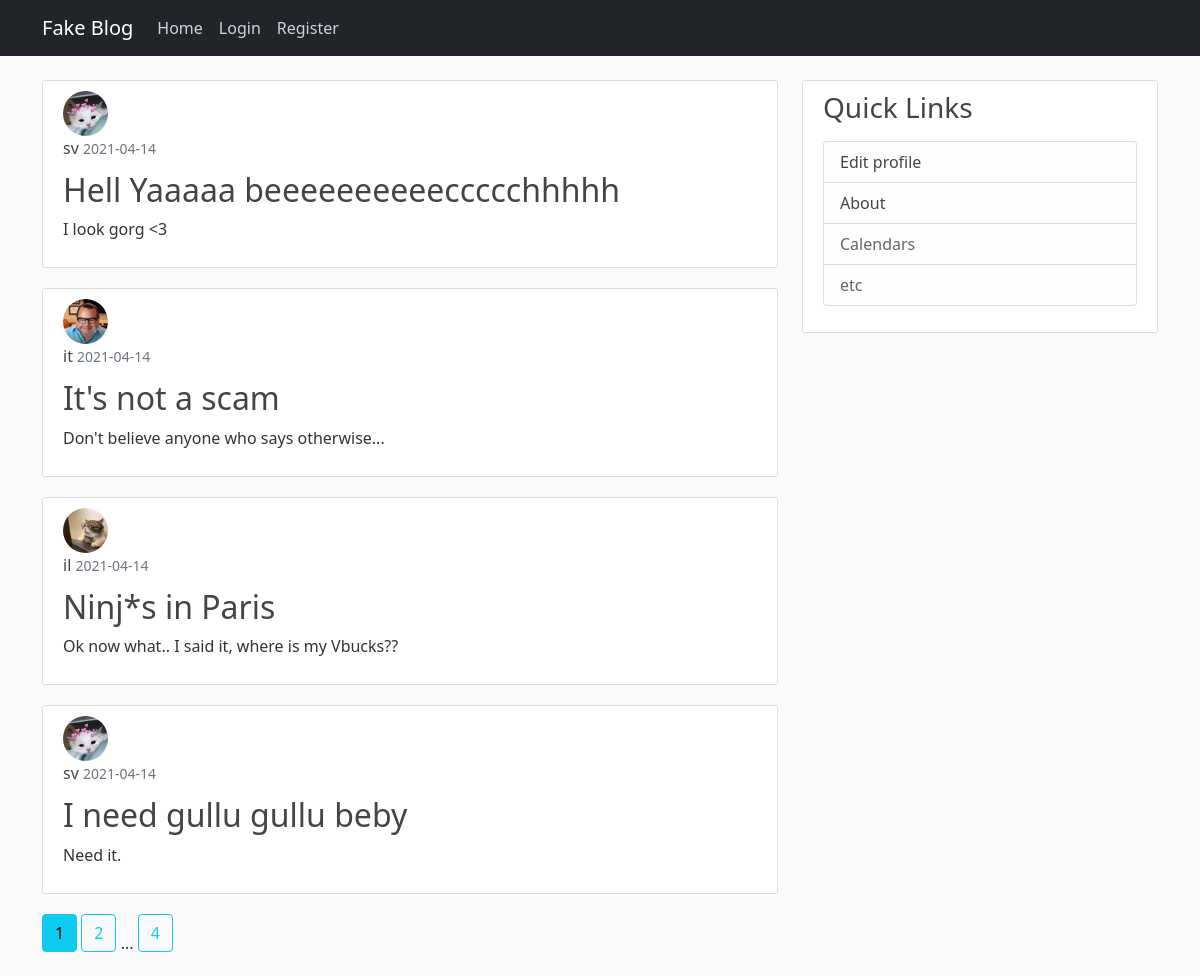
The page / on the database its author committed.
### flaskblog/models.py (models this page shows, shortened)
class Post(db.Model):
    id = db.Column(db.Integer, primary_key=True)
    title = db.Column(db.String(120), nullable=False)
    date_posted = db.Column(db.DateTime, nullable=False, default=datetime.utcnow)
    content = db.Column(db.Text, nullable=False)
    user_id = db.Column(db.Integer, db.ForeignKey('user.id'), nullable=False)  # refers to the id column in user table. Not class.

class User(db.Model, UserMixin):
    id = db.Column(db.Integer, primary_key=True)
    username = db.Column(db.String(20), unique=True, nullable=False)
    email = db.Column(db.String(100), unique=True, nullable=False)
    image_file = db.Column(db.String(20), nullable=False, default='default.jpg')  # will be hashed to 20 chars
    password = db.Column(db.String(60), nullable=False)  # will be hashed to 60 chars
    posts = db.relationship('Post', backref='author', lazy=True)  # refers to the Post class

### flaskblog/routes.py (the view)
@app.route('/home')
@app.route('/index')
@app.route('/')
def home():
    page = request.args.get('page', 1, type=int)  # getting the page. Default page is 1
    posts = Post.query.order_by(Post.date_posted.desc()).paginate(page=page, per_page=4)  # to prevent grabbing and loading all the posts at once
    return render_template("home.html", posts=posts)

### flaskblog/templates/home.html
{% extends "layouts.html" %}
    {% block content %}
        {% for post in posts.items %}
            <article class="content-section">
                <img class="rounded-circle article-img" src="{{ url_for('static', filename='profile_pic/' + post.author.image_file) }}">
                <div class="media-body">
                    <div class="article-metadata">
                      <a class="article-metadata" href="{{ url_for('user_posts', username=current_user.username) }}">{{ post.author.username }}</a>
                      <small class="text-muted">{{ post.date_posted.strftime("%Y-%m-%d") }}</small>
                    </div>
                    <h2><a class="article-title" href="{{ url_for('post', post_id=post.id) }}">{{ post.title }}</a></h2>
                    <p class="article-content">{{ post.content }}</p>
                </div>
            </article>
        {% endfor %}
        {% for page_num in posts.iter_pages(left_edge=1, right_edge=1, right_current=2, left_current=1) %}
            {% if page_num %}
                {% if posts.page == page_num %}
                    <a class="btn btn-info mb-4" href="{{ url_for('home', page=page_num) }}">{{ page_num }}</a>
                {% else %}
                    <a class="btn btn-outline-info mb-4" href="{{ url_for('home', page=page_num) }}">{{ page_num }}</a>
                {% endif %}
            {% else %}
                ...
            {% endif %}
        {% endfor %}
    {% endblock content %}

### flaskblog/static/main.css (style rules this page uses)
body { background: #fafafa; color: #333333; margin-top: 5rem; }
h1, h2, h3, h4, h5, h6 { color: #444444; }
.content-section { background: #ffffff; padding: 10px 20px; border: 1px solid #dddddd; border-radius: 3px; margin-bottom: 20px; }
.article-title { color: #444444; text-decoration: none; }
.article-content { white-space: pre-line; }
.article-img { height: 45px; width: 45px; margin-right: 16px; }
.article-metadata { color: #444444; padding-bottom: 1px; margin-bottom: 10px; text-decoration: none; }

### rows shown on the page
Post: image_file (picture), author.username "sv", date_posted "2021-04-14", title "Hell Yaaaaa beeeeeeeeeeccccchhhhh", content "I look gorg <3"
Post: image_file (picture), author.username "it", date_posted "2021-04-14", title "It's not a scam", content "Don't believe anyone who says otherwise..."
Post: image_file (picture), author.username "il", date_posted "2021-04-14", title "Ninj*s in Paris", content "Ok now what.. I said it, where is my Vbucks??"
Post: image_file (picture), author.username "sv", date_posted "2021-04-14", title "I need gullu gullu beby", content "Need it."

### other values the page prints
{{ page_num }} "1"
{{ page_num }} "2" "4"
